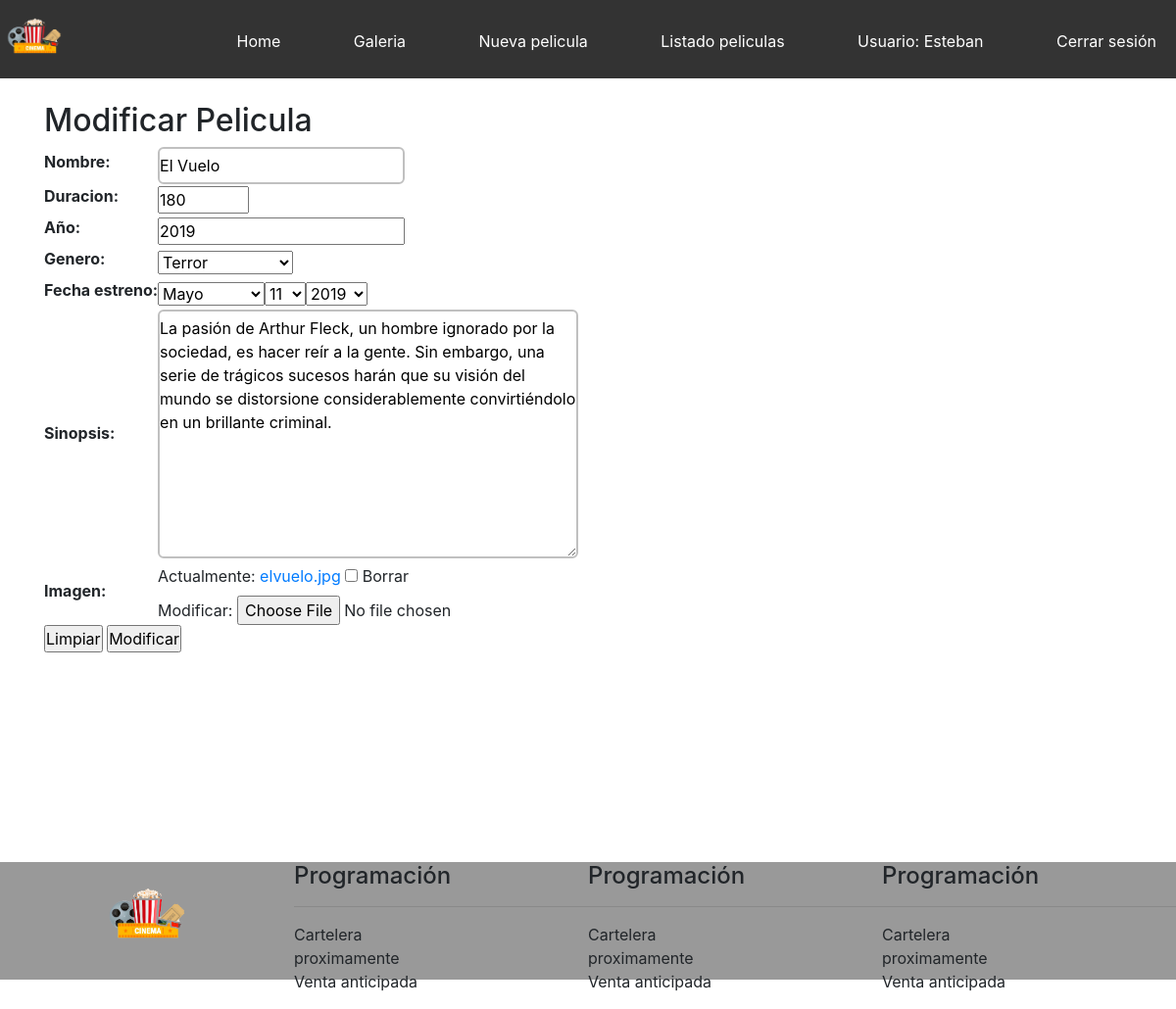
The app's page /modificar-pelicula/3/ (signed in) with its own data.
### core/models.py (models this page shows, shortened)
class Pelicula(models.Model):
    nombre = models.CharField(max_length=200)
    duracion = models.IntegerField()
    anio = models.IntegerField(verbose_name="Año")
    genero = models.ForeignKey(Genero, on_delete=models.CASCADE)
    sinopsis = models.TextField(null=True, blank=True)
    fecha_estreno = models.DateField()
    imagen = models.ImageField(null=True, blank=True)

class Genero(models.Model):
    nombre = models.CharField(max_length=80)
    def __str__(self):
        return self.nombre

### core/views.py (the view)
# urls.py: path('modificar-pelicula/<id>/', modificar_pelicula, name="modificar_pelicula"),
@permission_required('core.add_pelicula')
def modificar_pelicula(request, id):
    pelicula = Pelicula.objects.get(id=id)
    data = {
        'form': PeliculaForm(instance=pelicula)
    }
    if request.method == 'POST':
        formulario = PeliculaForm(data=request.POST, instance=pelicula, files=request.FILES)
        if formulario.is_valid():
            formulario.save()
            data['mensaje'] = "Modificado correctamente"
            data['form'] = PeliculaForm(instance=Pelicula.objects.get(id=id))
    return render(request, 'core/modificar_pelicula.html', data)

### core/forms.py
class PeliculaForm(ModelForm):
    nombre = forms.CharField(min_length=2, max_length=200)
    duracion = forms.IntegerField(min_value=60, max_value=240)
    class Meta:
        model = Pelicula
        fields = ('nombre', 'duracion', 'anio', 'genero', 'fecha_estreno', 'sinopsis', 'imagen')
        widgets = {
            'fecha_estreno':forms.SelectDateWidget(years=range(1945, 2021))
        }

### core/templates/core/modificar_pelicula.html (shortened to what this page needs)
{% extends 'core/base.html' %}
{% block contenido %}
<h2>Modificar Pelicula</h2>
<form action="" method="POST" enctype="multipart/form-data">
    <table>
        {{ form.as_table }}
    </table>
   <input type="reset" value="Limpiar">
   <input type="submit" value="Modificar">
</form>
{% endblock %}

### core/templates/core/base.html (shortened to what this page needs)
<!DOCTYPE html>
<html lang="es">
<head>
    {% load static %}
    <link rel="stylesheet" href="{% static 'core/css/estilos.css' %}">
    <link rel="stylesheet" href="https://stackpath.bootstrapcdn.com/bootstrap/4.3.1/css/bootstrap.min.css">
</head>
<body>
    <header>
        <img src="{% static 'core/img/logo.png' %}" alt="Logo" class="logo">
        <nav>
                <ul>
                        <li>
                            <a href="{% url 'home' %}">Home</a>
                        </li>
                        <li>
                            <a href="{% url 'galeria' %}">Galeria</a>
                        </li>
                        <li>
                            <a href="{% url 'nueva_pelicula' %}">Nueva pelicula</a>
                        </li>
                        <li>
                            <a href="{% url 'Listado_peliculas' %}">Listado peliculas</a>
                        </li>
                        {% if user.is_authenticated %}
                        <li>
                                <a href="#">Usuario: {{ user.username}}</a>
                        </li>
                        <li>
                            <a href="{% url 'logout' %}">Cerrar sesión</a>
                        </li>
                        {% endif %}
                </ul>
        </nav>
    </header>
    <div id="principal">
       <br>
       <div class="container">
            {% block contenido %}
            {% endblock %}
       </div>
    </div>
    <footer class="hide_on_mobile">
        <div>
            <img src="{% static 'core/img/logo.png' %}" alt="logo" class="logo_footer">
        </div>
        <div>
            <h4>Programación</h4>
            <hr>
            <ul>
                <li>Cartelera</li>
                <li>proximamente</li>
                <li>Venta anticipada</li>
            </ul>
        </div>
        <div>
                <h4>Programación</h4>
                <hr>
                <ul>
                    <li>Cartelera</li>
                    <li>proximamente</li>
                    <li>Venta anticipada</li>
                </ul>
        </div>
        <div>
                <h4>Programación</h4>
                <hr>
                <ul>
                    <li>Cartelera</li>
                    <li>proximamente</li>
                    <li>Venta anticipada</li>
                </ul>
        </div>
    </footer>
</body>
</html>

### core/static/core/css/estilos.css (style rules this page uses)
* { margin:0; padding: 0; }
body { background-color:rgb(219, 219, 219); font-family: fantasy; }
header { width: 100%; height: 80px; background-color:#333; transition: all 0.5s; }
#principal { width: 100%; min-height: 100vh; height: auto; }
footer { width: 100%; height: 120px; background-color:#999; }
nav { width: auto; float:right; }
nav > ul > li { display: inline-block; margin-left:30px; padding:30px 20px; transition: all 0.5s; }
nav > ul > li > a { color:white; text-decoration: none; }
.logo { width: 70px; }
footer > div { width: 25%; float:left; }
footer li { list-style: none; }
.logo_footer { width: 100px; margin:auto; display: block; }
.hide_on_mobile { display: block; }
label { display: block; }
input[type=text], input[type=email], textarea { border: 2px solid silver; padding:5px 0; border-radius: 6px; }

### records on screen
Pelicula: nombre "El Vuelo", duracion "180", anio "2019", genero "Terror", sinopsis "La pasión de Arthur Fleck, un hombre ignorado por la sociedad, es hacer reír a la gente. Sin embargo, una serie de trágicos sucesos harán que su visión del mundo se distorsione considerablemente convirtiéndolo en un brillante criminal."

### other values on screen
{{ user.username }} "Esteban"
